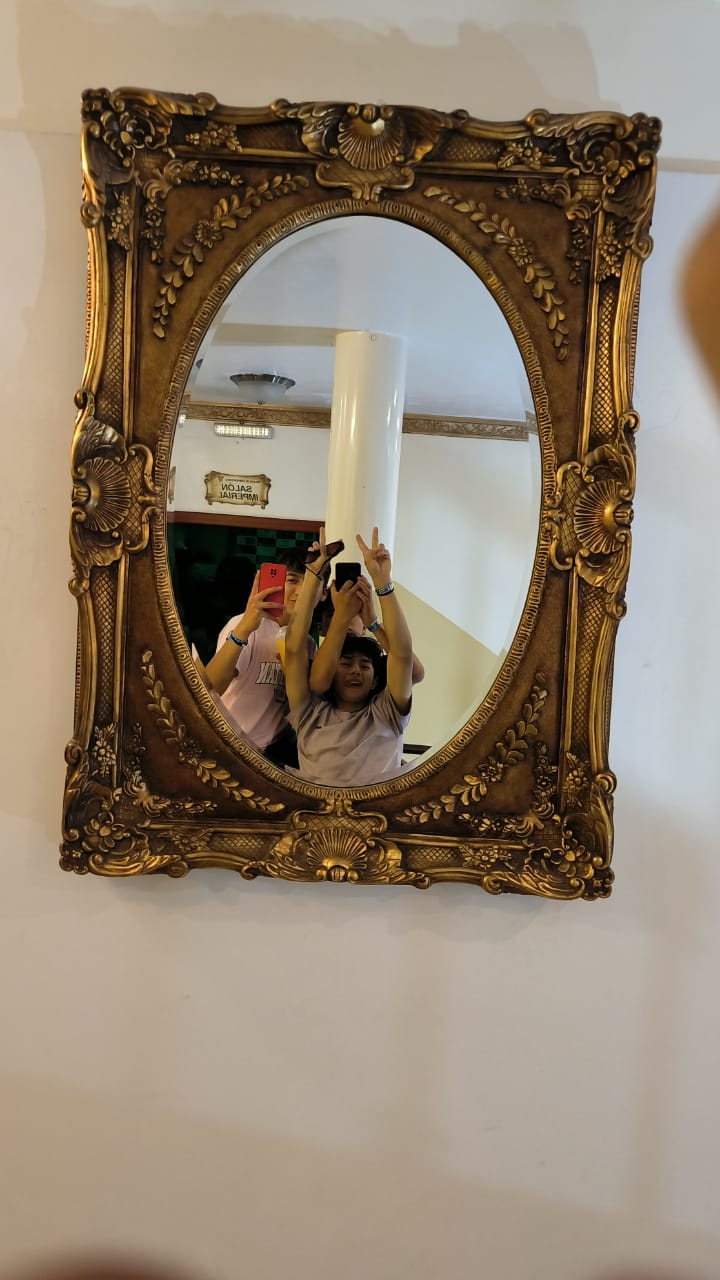
#> input picture i10.jpg, 720 x 1280 px
$ python operacionesPI10.py
#> lines starting #> are read from the running program, lines starting #| are printed output that depends on the picture; after the words box and inside, x2 and y2 are one past the last pixel; in counts of white or black regions, pixels touching at a corner belong together
#> further down, image is the input picture: shape (1280, 720, 3); mean B, G, R 111.2, 129.6, 144.9
import cv2
import numpy as np

def ginza_filter(image):
    # Apply the Ginza filter to the image
    # Enhance colors
    image_enhanced = np.clip(1.2 * image, 0, 255).astype(np.uint8)
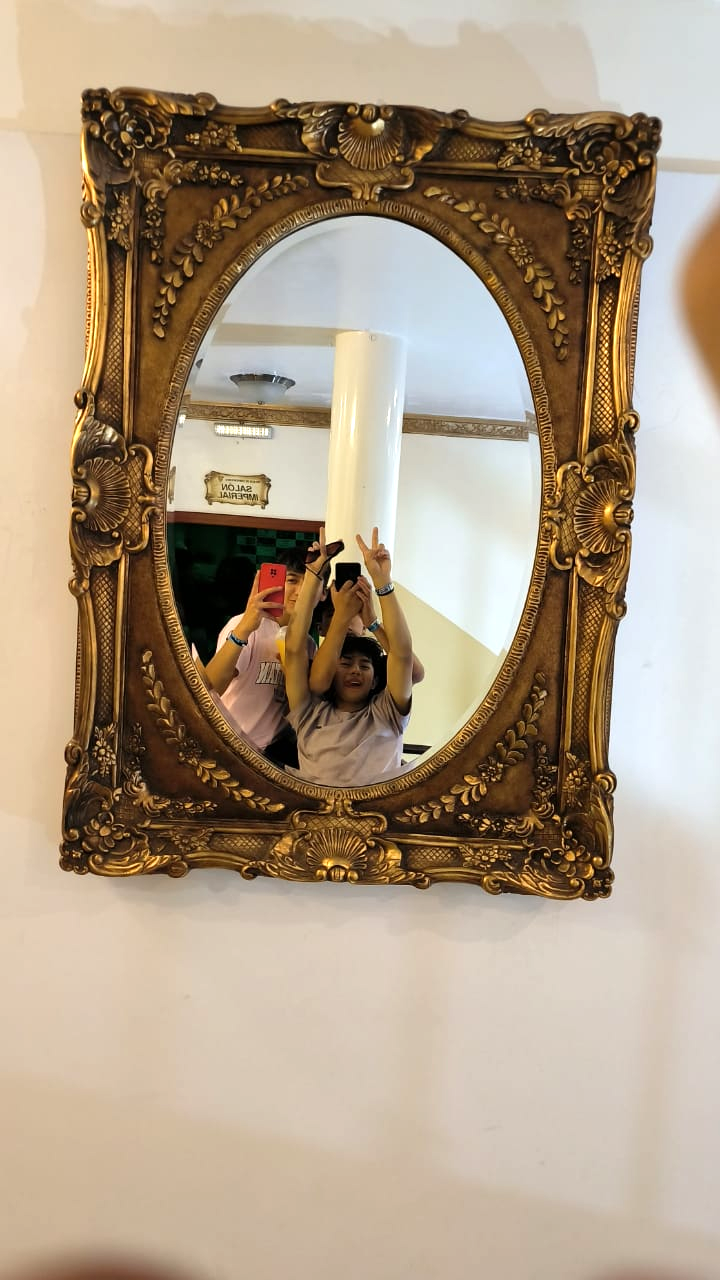
#> image_enhanced: shape (1280, 720, 3); mean B, G, R 133, 155.1, 173.4

    # Increase contrast
    alpha = 1.2
    beta = -20
    image_contrast = np.clip(alpha * image_enhanced + beta, 0, 255).astype(np.uint8)
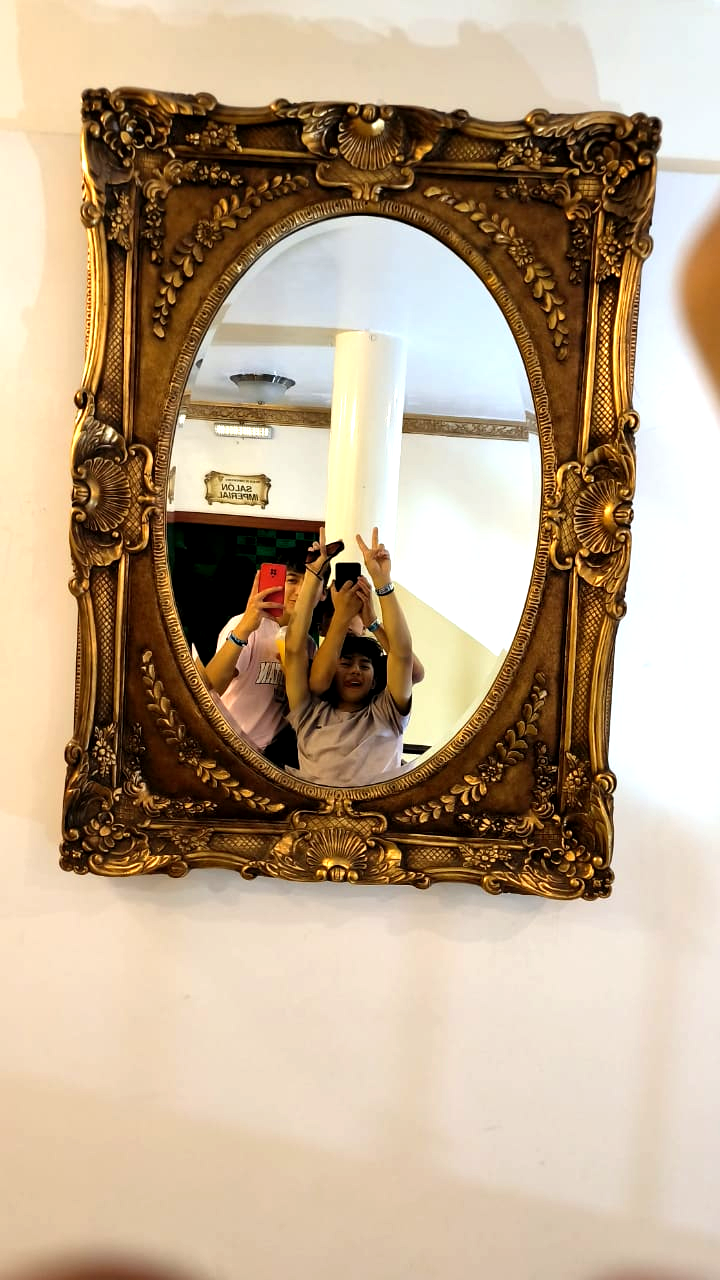
#> image_contrast: shape (1280, 720, 3); mean B, G, R 139.2, 165.1, 186.9

    # Add a vignette effect
    h, w = image_contrast.shape[:2]
#> h = 1280; w = 720
    center = (w // 2, h // 2)
#> center = (360, 640)
    radius = int(np.sqrt(center[0]**2 + center[1]**2) * 0.7)
#> radius = 514

    mask = np.zeros_like(image_contrast)
    cv2.circle(mask, center, radius, (1, 1, 1), -1, cv2.LINE_AA)
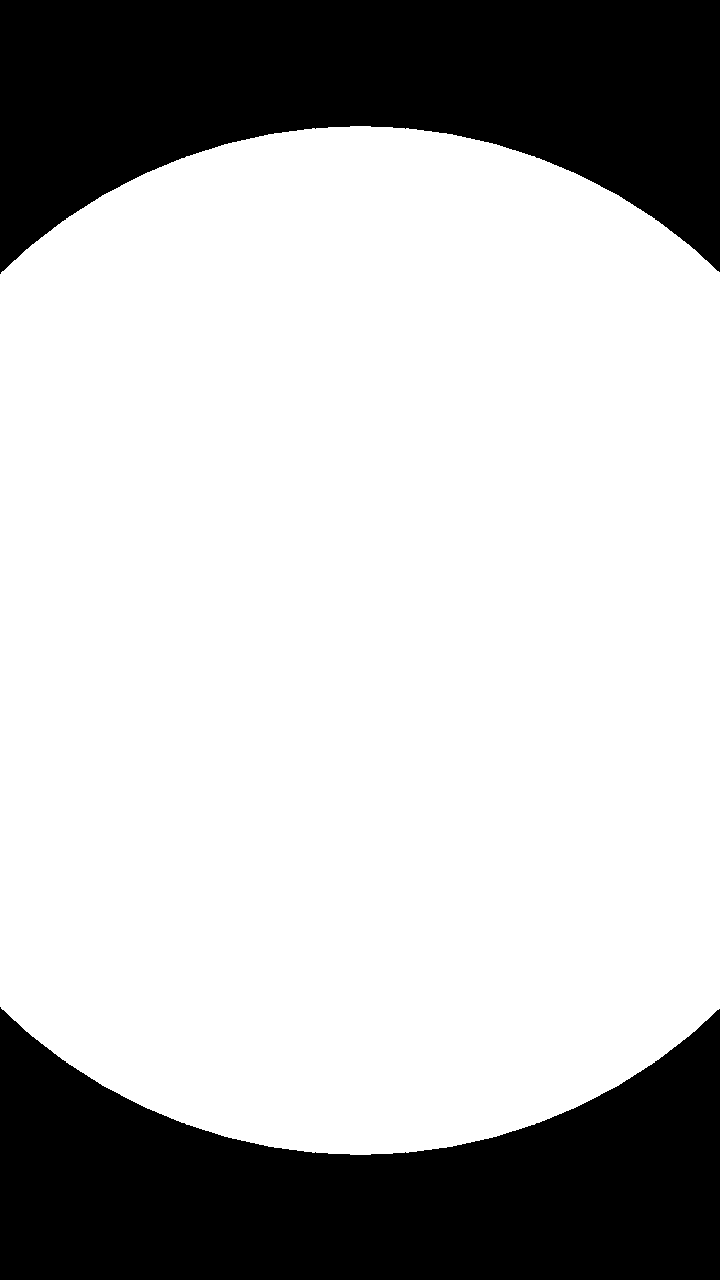
#> mask: shape (1280, 720, 3); values 0 (black) and 1 (white), 73.2% white; 2 black regions, box (x1, y1, x2, y2) and area: (0, 0, 720, 274) 123998, (0, 1007, 720, 1280) 123278
    image_vignette = image_contrast * mask
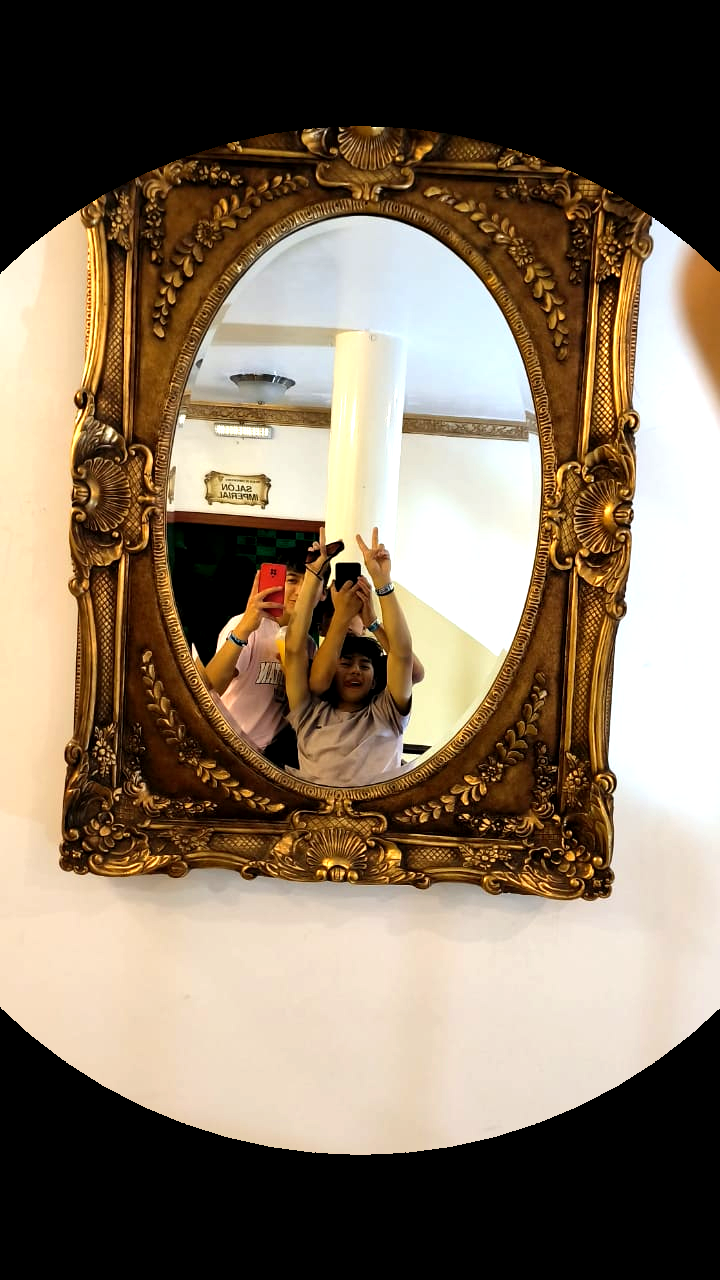
#> image_vignette: shape (1280, 720, 3); mean B, G, R 94.7, 113.8, 130.2

    return image_vignette

# Load the image
image = cv2.imread('i10.jpg')

# Apply the Ginza filter
filtered_image = ginza_filter(image)

# Show the original and filtered images
cv2.imshow('Original', image)
cv2.imshow('Ginza Filtered', filtered_image)
cv2.waitKey(0)
cv2.destroyAllWindows()

$ run again, with i11.jpg copied over i10.jpg
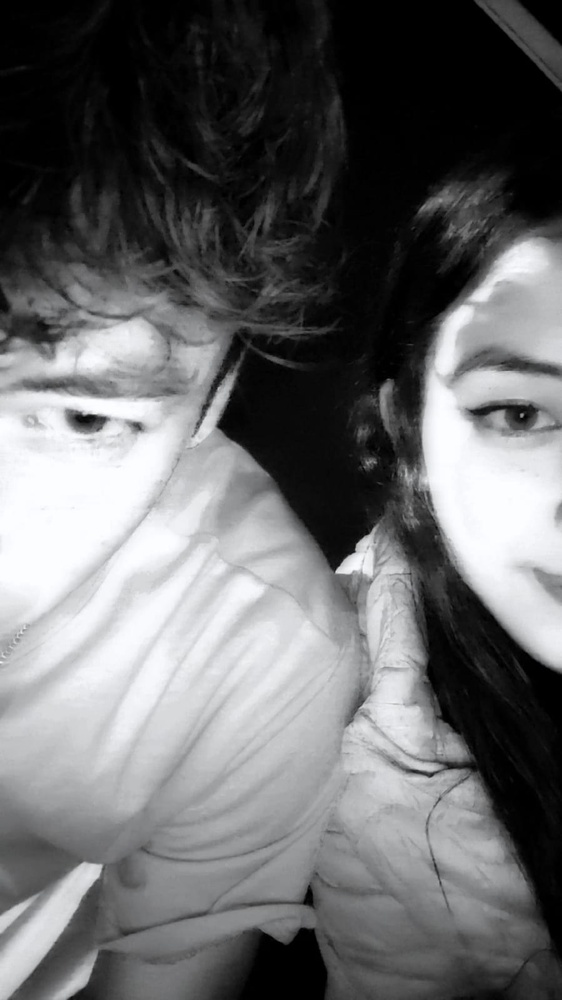
#> input picture i11.jpg, 562 x 1000 px, shrunk from 899 x 1599 before the run
#> image is the input picture: shape (1000, 562, 3); mean B, G, R 107.1, 105.9, 105.4
#> in ginza_filter, `cv2.circle(mask, center, radius, (1, 1, 1), -1, cv2.LINE_AA)`:
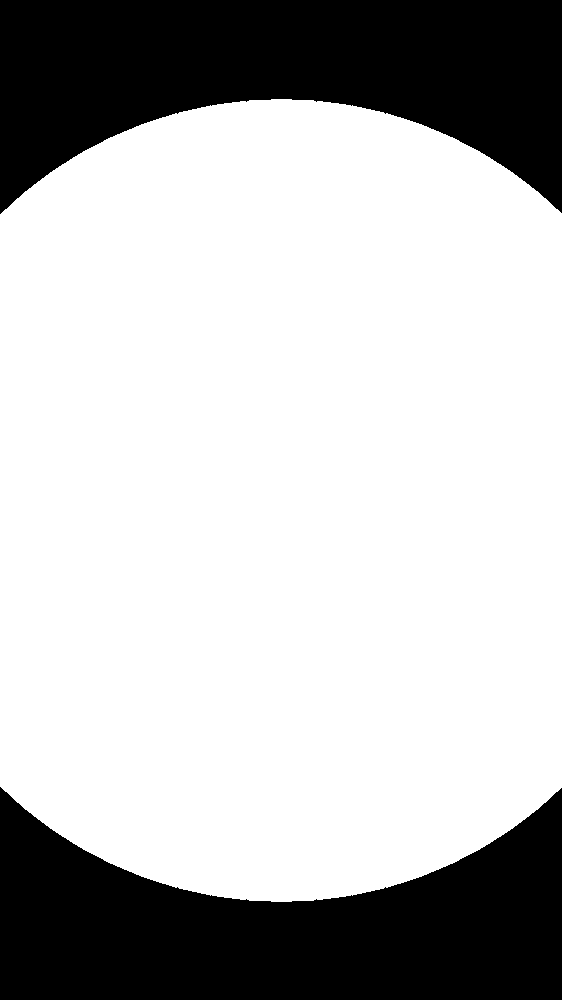
#> mask: shape (1000, 562, 3); values 0 (black) and 1 (white), 73.1% white; 2 black regions, box (x1, y1, x2, y2) and area: (0, 0, 562, 214) 75933, (0, 787, 562, 1000) 75371
#> in ginza_filter, `image_vignette = image_contrast * mask`:
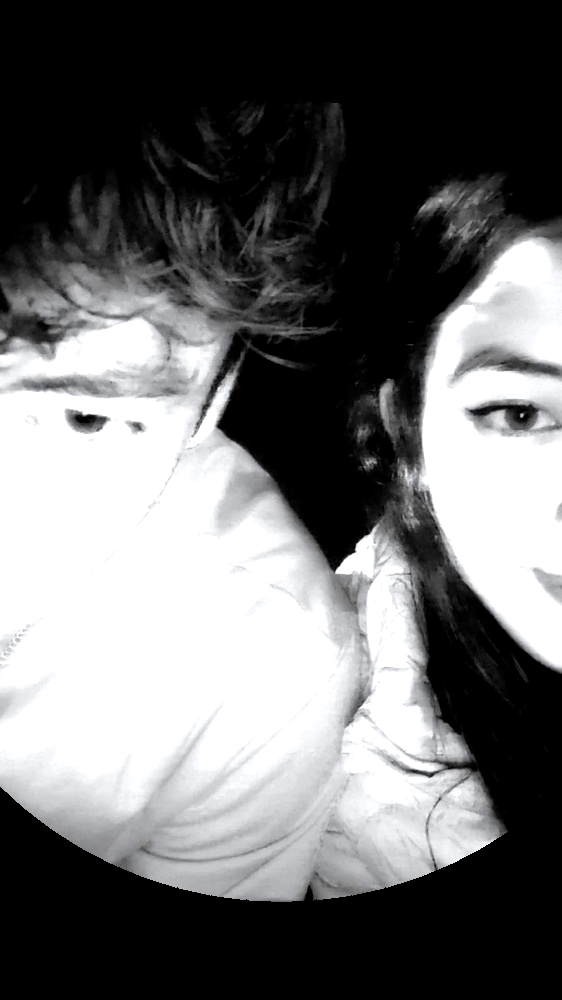
#> image_vignette: shape (1000, 562, 3); mean B, G, R 108.8, 108.2, 107.9

$ run again, with i12.jpg copied over i10.jpg
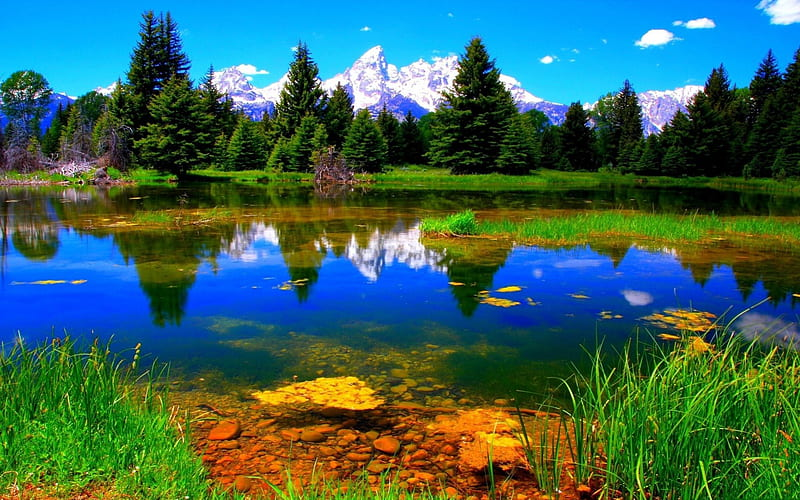
#> input picture i12.jpg, 800 x 500 px
#> image is the input picture: shape (500, 800, 3); mean B, G, R 89.5, 100.2, 57.9
#> in ginza_filter, `cv2.circle(mask, center, radius, (1, 1, 1), -1, cv2.LINE_AA)`:
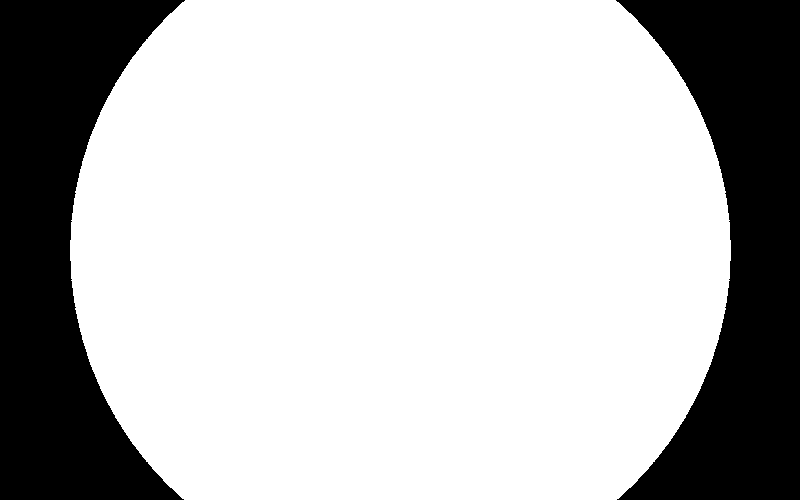
#> mask: shape (500, 800, 3); values 0 (black) and 1 (white), 73.8% white; 2 black regions, box (x1, y1, x2, y2) and area: (0, 0, 185, 500) 52665, (616, 0, 800, 500) 52165
#> in ginza_filter, `image_vignette = image_contrast * mask`:
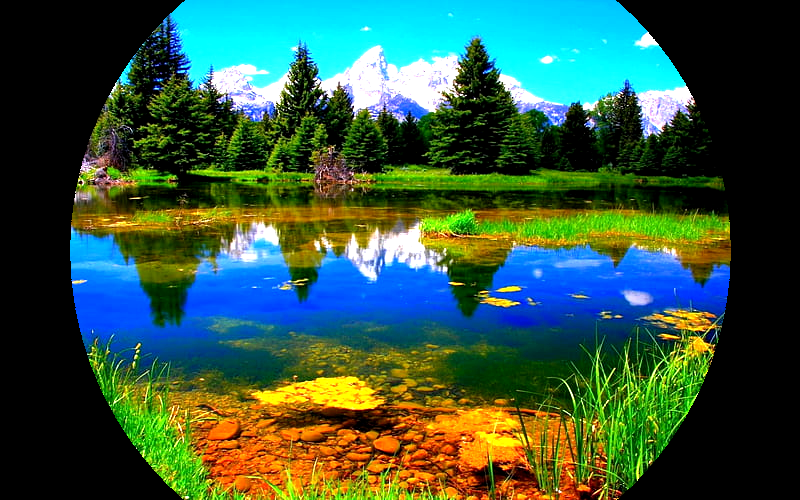
#> image_vignette: shape (500, 800, 3); mean B, G, R 66.7, 86.7, 52.9
